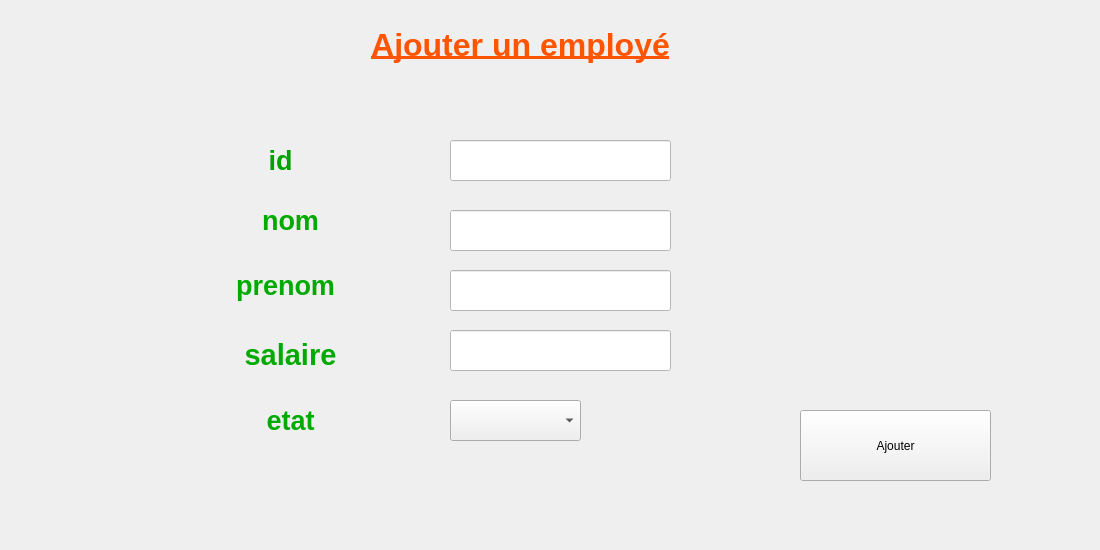
     <widget class="QWidget" name="tab_6">
      <attribute name="title">
       <string>ajouter profils</string>
      </attribute>
      <widget class="QLabel" name="label">
       <property name="geometry">
        <rect>
         <x>210</x>
         <y>130</y>
         <width>141</width>
         <height>61</height>
        </rect>
       </property>
       <property name="text">
        <string>&lt;html&gt;&lt;head/&gt;&lt;body&gt;&lt;p align=&quot;center&quot;&gt;&lt;span style=&quot; font-size:20pt; font-weight:600; color:#00a100;&quot;&gt;id&lt;/span&gt;&lt;/p&gt;&lt;/body&gt;&lt;/html&gt;</string>
       </property>
      </widget>
      <widget class="QLabel" name="label_2">
       <property name="geometry">
        <rect>
         <x>200</x>
         <y>190</y>
         <width>181</width>
         <height>61</height>
        </rect>
       </property>
       <property name="text">
        <string>&lt;html&gt;&lt;head/&gt;&lt;body&gt;&lt;p align=&quot;center&quot;&gt;&lt;span style=&quot; font-size:20pt; font-weight:600; color:#00aa00;&quot;&gt;nom&lt;/span&gt;&lt;/p&gt;&lt;/body&gt;&lt;/html&gt;</string>
       </property>
      </widget>
      <widget class="QLabel" name="label_3">
       <property name="geometry">
        <rect>
         <x>190</x>
         <y>270</y>
         <width>191</width>
         <height>81</height>
        </rect>
       </property>
       <property name="text">
        <string>&lt;html&gt;&lt;head/&gt;&lt;body&gt;&lt;p align=&quot;center&quot;&gt;&lt;span style=&quot; font-size:20pt; font-weight:600; color:#00aa00;&quot;&gt;prenom&lt;/span&gt;&lt;/p&gt;&lt;p align=&quot;center&quot;&gt;&lt;span style=&quot; font-size:20pt; font-weight:600; color:#00aa00;&quot;&gt;&lt;br/&gt;&lt;/span&gt;&lt;/p&gt;&lt;/body&gt;&lt;/html&gt;</string>
       </property>
      </widget>
      <widget class="QLabel" name="label_4">
       <property name="geometry">
        <rect>
         <x>210</x>
         <y>330</y>
         <width>161</width>
         <height>51</height>
        </rect>
       </property>
       <property name="text">
        <string>&lt;html&gt;&lt;head/&gt;&lt;body&gt;&lt;p align=&quot;center&quot;&gt;&lt;span style=&quot; font-size:22pt; font-weight:600; color:#00aa00;&quot;&gt;salaire&lt;/span&gt;&lt;/p&gt;&lt;/body&gt;&lt;/html&gt;</string>
       </property>
      </widget>
      <widget class="QLabel" name="label_5">
       <property name="geometry">
        <rect>
         <x>210</x>
         <y>390</y>
         <width>161</width>
         <height>61</height>
        </rect>
       </property>
       <property name="text">
        <string>&lt;html&gt;&lt;head/&gt;&lt;body&gt;&lt;p align=&quot;center&quot;&gt;&lt;span style=&quot; font-size:20pt; font-weight:600; color:#00aa00;&quot;&gt;etat&lt;/span&gt;&lt;/p&gt;&lt;/body&gt;&lt;/html&gt;</string>
       </property>
      </widget>
      <widget class="QLineEdit" name="lineEdit_id">
       <property name="geometry">
        <rect>
         <x>450</x>
         <y>140</y>
         <width>221</width>
         <height>41</height>
        </rect>
       </property>
       <property name="styleSheet">
        <string notr="true">background-color: rgb(255, 255, 255);
font: 75 8pt &quot;MS Shell Dlg 2&quot;;</string>
       </property>
      </widget>
      <widget class="QLineEdit" name="lineEdit_nom">
       <property name="geometry">
        <rect>
         <x>450</x>
         <y>210</y>
         <width>221</width>
         <height>41</height>
        </rect>
       </property>
       <property name="styleSheet">
        <string notr="true">background-color: rgb(255, 255, 255);</string>
       </property>
      </widget>
      <widget class="QLineEdit" name="lineEdit_prenom">
       <property name="geometry">
        <rect>
         <x>450</x>
         <y>270</y>
         <width>221</width>
         <height>41</height>
        </rect>
       </property>
       <property name="styleSheet">
        <string notr="true">background-color: rgb(255, 255, 255);</string>
       </property>
      </widget>
      <widget class="QLineEdit" name="lineEdit_salaire">
       <property name="geometry">
        <rect>
         <x>450</x>
         <y>330</y>
         <width>221</width>
         <height>41</height>
        </rect>
       </property>
       <property name="styleSheet">
        <string notr="true">background-color: rgb(255, 255, 255);</string>
       </property>
      </widget>
      <widget class="QPushButton" name="pb_ajouter">
       <property name="geometry">
        <rect>
         <x>800</x>
         <y>410</y>
         <width>191</width>
         <height>71</height>
        </rect>
       </property>
       <property name="styleSheet">
        <string notr="true">font: 75 10pt &quot;MS Shell Dlg 2&quot;;
font: 12pt &quot;MS Shell Dlg 2&quot;;</string>
       </property>
       <property name="text">
        <string>Ajouter</string>
       </property>
      </widget>
      <widget class="QLabel" name="label_13">
       <property name="geometry">
        <rect>
         <x>270</x>
         <y>20</y>
         <width>501</width>
         <height>91</height>
        </rect>
       </property>
       <property name="text">
        <string>&lt;html&gt;&lt;head/&gt;&lt;body&gt;&lt;p align=&quot;center&quot;&gt;&lt;span style=&quot; font-size:24pt; font-weight:600; text-decoration: underline; color:#ff5500;&quot;&gt;Ajouter un employé&lt;/span&gt;&lt;/p&gt;&lt;p align=&quot;center&quot;&gt;&lt;span style=&quot; font-weight:600; text-decoration: underline; color:#ff5500;&quot;&gt;&lt;br/&gt;&lt;/span&gt;&lt;/p&gt;&lt;/body&gt;&lt;/html&gt;</string>
       </property>
      </widget>
      <widget class="QComboBox" name="comboBox_etat">
       <property name="geometry">
        <rect>
         <x>450</x>
         <y>400</y>
         <width>131</width>
         <height>41</height>
        </rect>
       </property>
      </widget>
      <widget class="QLabel" name="label_21">
       <property name="geometry">
        <rect>
         <x>0</x>
         <y>0</y>
         <width>1091</width>
         <height>541</height>
        </rect>
       </property>
       <property name="styleSheet">
        <string notr="true"> 
background-image: url(:/image/pic.jpg);</string>
       </property>
       <property name="text">
        <string/>
       </property>
      </widget>
      <widget class="QLabel" name="label_43">
       <property name="geometry">
        <rect>
         <x>0</x>
         <y>0</y>
         <width>71</width>
         <height>61</height>
        </rect>
       </property>
       <property name="styleSheet">
        <string notr="true">image: url(:/image/logo (1) (1) (1).png);</string>
       </property>
       <property name="text">
        <string> </string>
       </property>
      </widget>
      <zorder>label_21</zorder>
      <zorder>label</zorder>
      <zorder>label_2</zorder>
      <zorder>label_3</zorder>
      <zorder>label_4</zorder>
      <zorder>label_5</zorder>
      <zorder>lineEdit_id</zorder>
      <zorder>lineEdit_nom</zorder>
      <zorder>lineEdit_prenom</zorder>
      <zorder>lineEdit_salaire</zorder>
      <zorder>pb_ajouter</zorder>
      <zorder>label_13</zorder>
      <zorder>comboBox_etat</zorder>
      <zorder>label_43</zorder>
     </widget>
